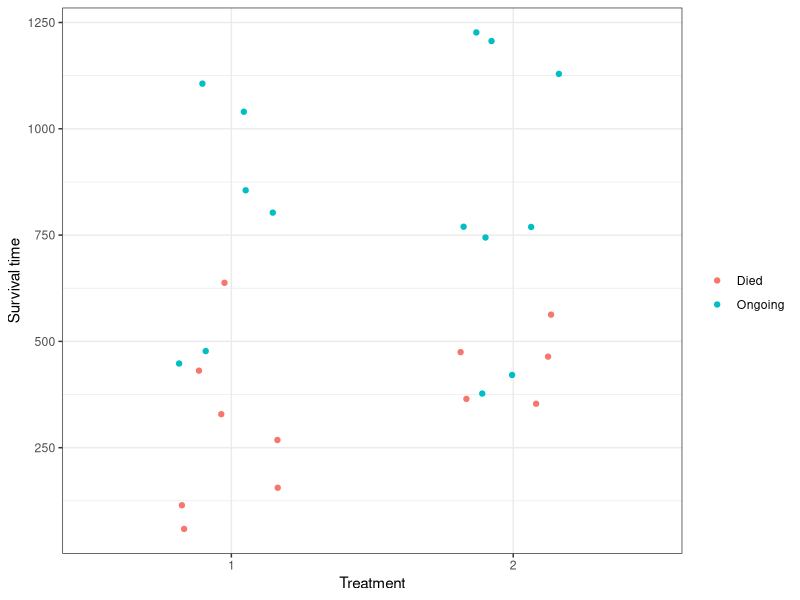
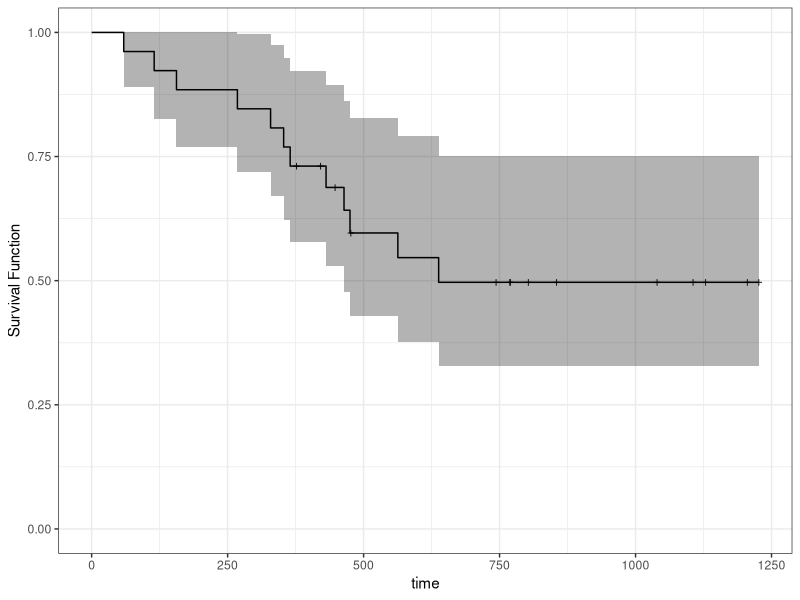
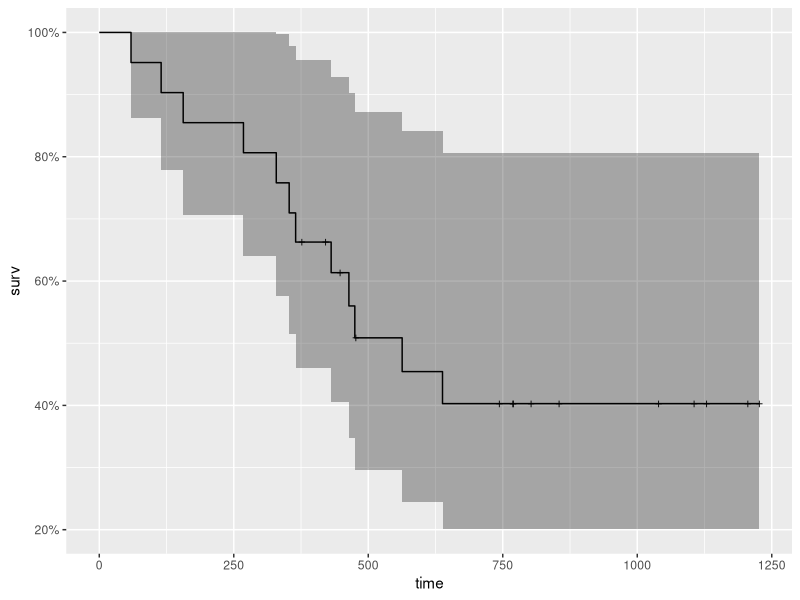

Reproduce these figures in R, in order.
## ---- chunk 1
suppressPackageStartupMessages(library(tidyverse))
suppressPackageStartupMessages(library(survival))
suppressPackageStartupMessages(library(ggfortify))
suppressPackageStartupMessages(library(broom))
## ---- chunk 2
ovarian <- survival::ovarian %>% 
    as_tibble() %>% 
    select(futime, fustat, rx) %>% 
    mutate(rx = factor(rx),
           fustat = fustat)
head(ovarian)
## ---- chunk 3
y <- Surv(ovarian$futime, 
     event = (ovarian$fustat))
## ---- chunk 4
ovarian %>% 
    mutate(censor = if_else(fustat == 1, "Died", "Ongoing")) %>% 
    ggplot(aes(rx, futime)) +
    geom_jitter(aes(colour = censor), width = 0.2) +
    theme_bw() +
    labs(x = "Treatment",
         y = "Survival time") +
    scale_colour_discrete("")
## ---- chunk 5
mean(ovarian$futime)
## ---- chunk 6
ovarian %>% 
    filter(fustat == 0) %>%
    .[["futime"]] %>% 
    mean()
## ---- chunk 7
(fit_km <- survfit(
    y ~ 1, 
    data = ovarian
))
## ---- chunk 8
tidy(fit_km)
## ---- chunk 9
autoplot(fit_km) +
    theme_bw() +
    ylab("Survival Function") +
    ylim(0, 1)
## ---- chunk 10
quantile(fit_km, 
         probs = c(0.25, 0.5), 
         conf.int = FALSE)
## ---- chunk 11
glance(fit_km)
## ---- chunk 12
(fit_wei <- survreg(
    Surv(futime, fustat) ~ 1, 
    data = ovarian,
    dist = "weibull"
))
## ---- chunk 13
tidy(fit_wei)
## ---- chunk 14
(fit_ph <- coxph(
    Surv(futime, fustat) ~ rx, 
    data = ovarian
))
## ---- chunk 15
(fit_ph_survfit <- survfit(
    fit_ph, 
    newdata = ovarian[1, ]
))
## ---- chunk 16
fit_ph_survfit %>% 
    autoplot()
## ---- chunk 17
fit_ph_survfit %>% 
    glance()
## ---- chunk 18
fit_ph_survfit %>% 
    quantile(probs = 0.5)
